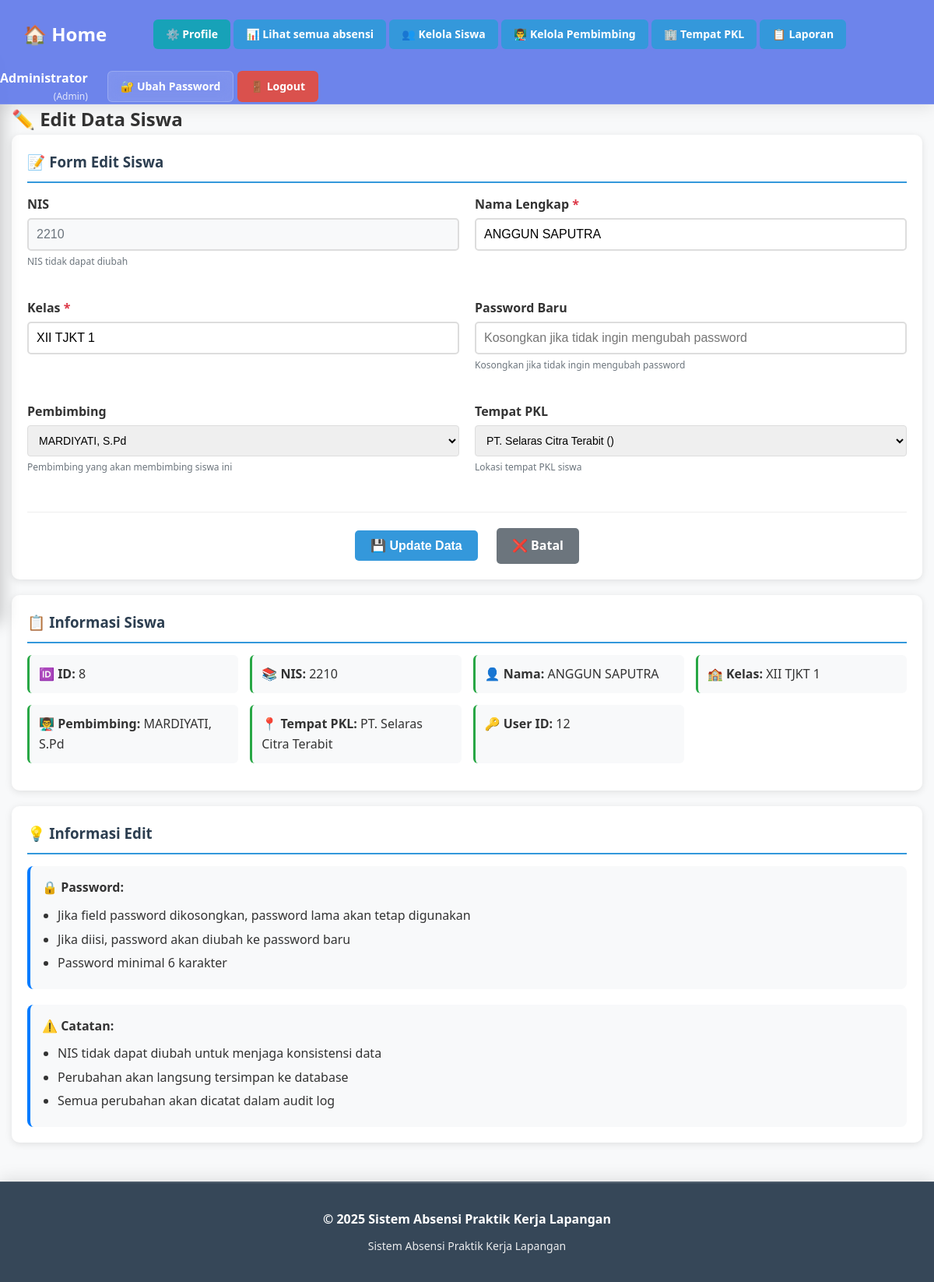
The page /public/index.php?r=admin/siswaEdit&id=8 (signed in) on the database its author committed.
### tables this page shows
CREATE TABLE `siswa` (
  `id` int(11) NOT NULL AUTO_INCREMENT,
  `user_id` int(11) DEFAULT NULL,
  `nis` varchar(50) NOT NULL,
  `nama` varchar(100) NOT NULL,
  `kelas` varchar(50) NOT NULL,
  `pembimbing_id` int(11) NOT NULL,
  `tempat_pkl_id` int(11) NOT NULL,
  PRIMARY KEY (`id`),
  KEY `user_id` (`user_id`),
  KEY `pembimbing_id` (`pembimbing_id`),
  KEY `tempat_pkl_id` (`tempat_pkl_id`)
);

CREATE TABLE `pembimbing` (
  `id` int(11) NOT NULL AUTO_INCREMENT,
  `nama` varchar(255) NOT NULL,
  `nip` varchar(18) NOT NULL,
  `user_id` int(11) DEFAULT NULL,
  `created_at` timestamp NOT NULL DEFAULT current_timestamp(),
  `updated_at` timestamp NOT NULL DEFAULT current_timestamp() ON UPDATE current_timestamp(),
  PRIMARY KEY (`id`),
  UNIQUE KEY `nip` (`nip`)
);

CREATE TABLE `tempat_pkl` (
  `id` int(11) NOT NULL AUTO_INCREMENT,
  `nama` varchar(150) NOT NULL,
  `pemilik` varchar(100) DEFAULT '',
  `alamat` text DEFAULT '',
  `lat` decimal(10,7) NOT NULL,
  `lng` decimal(10,7) NOT NULL,
  `radius_m` int(11) NOT NULL DEFAULT 150,
  PRIMARY KEY (`id`)
);

### app/Controllers/Controller.php (called while the page is built, shortened)
<?php
class Controller {
    protected function view(string $path, array $data=[]): void {
        extract($data);
        $viewFile = __DIR__ . '/../Views/' . $path . '.php';
        include __DIR__ . '/../Views/layouts/header.php';
        include $viewFile;
        include __DIR__ . '/../Views/layouts/footer.php';
    }
}

### app/Controllers/AdminController.php (called while the page is built, shortened)
<?php
class AdminController extends Controller {
    public function siswaEdit(): void {
        $db = new Database(require __DIR__.'/../../config/db.php');
        $siswa_id = (int)($_GET['id'] ?? 0);
        $siswa = new Siswa($db);
        $dataSiswa = $siswa->findById($siswa_id);
        $pembimbing = (new Pembimbing($db))->listAll();
        $tempatPKL = (new TempatPKL($db))->listAll();
        $this->view('admin/siswa_edit', [
            'siswa' => $dataSiswa,
            'pembimbing' => $pembimbing,
            'tempatPKL' => $tempatPKL
        ]);
    }
}

### public/index.php (called while the page is built, shortened)
<?php
require __DIR__.'/../app/autoload.php';
$appCfg = require __DIR__.'/../config/app.php';
$r = $_GET['r'] ?? 'auth/login';
[$c, $a] = array_pad(explode('/', $r, 2), 2, 'index');
$controller = null;
switch($c){
    case 'admin': $controller = new AdminController($appCfg); break;
}
$controller->$a();

### app/autoload.php (called while the page is built, shortened)
<?php
spl_autoload_register(function ($class) {
    $prefix = 'App\\';
    $base_dir = __DIR__ . '/';
    $len = strlen($prefix);
    $relative_class = substr($class, $len);
    $file = $base_dir . str_replace('\\', '/', $relative_class) . '.php';
});

### config/db.php (called while the page is built, shortened)
<?php
return [
    'host' => 'localhost',
    'name' => 'db_absensi_pkl',
    'user' => 'root',
    'pass' => '',
    'charset' => 'utf8mb4',
];

### app/Models/Database.php (called while the page is built, shortened)
<?php
class Database {
    private PDO $pdo;
    public function __construct(array $cfg) {
        $dsn = sprintf('mysql:host=%s;dbname=%s;charset=%s',$cfg['host'],$cfg['name'],$cfg['charset']??'utf8mb4');
        $opt = [
            PDO::ATTR_ERRMODE => PDO::ERRMODE_EXCEPTION,
            PDO::ATTR_DEFAULT_FETCH_MODE => PDO::FETCH_ASSOC,
            PDO::ATTR_EMULATE_PREPARES => false,
        ];
        try { $this->pdo = new PDO($dsn,$cfg['user'],$cfg['pass'],$opt); }
        catch (PDOException $e) { die('DB connection failed: '.$e->getMessage()); }
    }
    public function pdo(): PDO {
        return $this->pdo;
    }
}

### app/Models/BaseModel.php (called while the page is built, shortened)
<?php
abstract class BaseModel {
    public function __construct(Database $database) {
        $this->db = $database->pdo();
    }
}

### app/Models/Siswa.php (called while the page is built, shortened)
<?php
class Siswa extends BaseModel {
    public function findById(int $id): ?array {
        $st = $this->db->prepare("
            SELECT s.*, s.user_id, p.nama as pembimbing, t.nama as tempat_pkl
            FROM siswa s
            LEFT JOIN pembimbing p ON s.pembimbing_id = p.id
            LEFT JOIN tempat_pkl t ON s.tempat_pkl_id = t.id
            WHERE s.id = ?
            LIMIT 1
        ");
        $st->execute([$id]);
        $result = $st->fetch();
        return $result ?: null;
    }
}

### app/Models/Pembimbing.php (called while the page is built, shortened)
<?php
class Pembimbing extends BaseModel {
    public function listAll(): array {
        $st = $this->db->prepare("
            SELECT
                p.*,
                COALESCE(siswa_count.total_siswa, 0) as total_siswa,
                u.username,
                u.role as user_role,
                u.name as user_name
            FROM pembimbing p
            LEFT JOIN (
                SELECT pembimbing_id, COUNT(*) as total_siswa
                FROM siswa
                GROUP BY pembimbing_id
            ) siswa_count ON p.id = siswa_count.pembimbing_id
            LEFT JOIN users u ON p.user_id = u.id
            ORDER BY p.nama ASC
        ");
        $st->execute();
        return $st->fetchAll();
    }
}

### app/Models/TempatPKL.php (called while the page is built, shortened)
<?php
class TempatPKL extends BaseModel {
    public function listAll(): array {
        $st = $this->db->prepare("
            SELECT t.*, COUNT(s.id) as total_siswa
            FROM tempat_pkl t
            LEFT JOIN siswa s ON t.id = s.tempat_pkl_id
            GROUP BY t.id
            ORDER BY t.nama ASC
        ");
        $st->execute();
        return $st->fetchAll();
    }
}

### app/Views/admin/siswa_edit.php (the view, shortened to what this page needs)
<h2>✏️ Edit Data Siswa</h2>
<div class="card">
    <h3>📝 Form Edit Siswa</h3>
    <form method="post" action="?r=admin/siswaEdit&id=<?= $siswa['id'] ?>" class="form">
        <div class="form-row">
            <div class="form-group">
                <label for="nis">NIS</label>
                <input type="text" id="nis" class="form-control"
                       value="<?= htmlspecialchars($siswa['nis']) ?>"
                       readonly disabled>
                <small class="form-text">NIS tidak dapat diubah</small>
            </div>
            <div class="form-group">
                <label for="nama">Nama Lengkap <span class="required">*</span></label>
                <input type="text" id="nama" name="nama" class="form-control"
                       value="<?= htmlspecialchars($oldData['nama'] ?? $siswa['nama']) ?>"
                       placeholder="Masukkan nama lengkap siswa" required>
            </div>
        </div>
        <div class="form-row">
            <div class="form-group">
                <label for="kelas">Kelas <span class="required">*</span></label>
                <input type="text" id="kelas" name="kelas" class="form-control"
                       value="<?= htmlspecialchars($oldData['kelas'] ?? $siswa['kelas']) ?>"
                       placeholder="Contoh: XII RPL 1" required>
            </div>
            <div class="form-group">
                <label for="password">Password Baru</label>
                <input type="text" id="password" name="password" class="form-control"
                       value="<?= htmlspecialchars($oldData['password'] ?? '') ?>"
                       placeholder="Kosongkan jika tidak ingin mengubah password">
                <small class="form-text">Kosongkan jika tidak ingin mengubah password</small>
            </div>
        </div>
        <div class="form-row">
            <div class="form-group">
                <label for="pembimbing_id">Pembimbing</label>
                <select id="pembimbing_id" name="pembimbing_id" class="form-control">
                    <?php foreach($pembimbing as $p): ?>
                        <option value="<?= $p['id'] ?>"
                                <?= ($oldData['pembimbing_id'] ?? $siswa['pembimbing_id']) == $p['id'] ? 'selected' : '' ?>>
                            <?= htmlspecialchars($p['nama']) ?>
                        </option>
                    <?php endforeach; ?>
                </select>
                <small class="form-text">Pembimbing yang akan membimbing siswa ini</small>
            </div>
            <div class="form-group">
                <label for="tempat_pkl_id">Tempat PKL</label>
                <select id="tempat_pkl_id" name="tempat_pkl_id" class="form-control">
                    <?php foreach($tempatPKL as $t): ?>
                        <option value="<?= $t['id'] ?>"
                                <?= ($oldData['tempat_pkl_id'] ?? $siswa['tempat_pkl_id']) == $t['id'] ? 'selected' : '' ?>>
                            <?= htmlspecialchars($t['nama']) ?>
                            (<?= htmlspecialchars($t['alamat'] ?? '-') ?>)
                        </option>
                    <?php endforeach; ?>
                </select>
                <small class="form-text">Lokasi tempat PKL siswa</small>
            </div>
        </div>
        <div class="form-actions">
            <button type="submit" class="btn btn-primary">
                💾 Update Data
            </button>
            <a href="?r=admin/siswa" class="btn btn-secondary">
                ❌ Batal
            </a>
        </div>
    </form>
</div>
<div class="card">
    <h3>📋 Informasi Siswa</h3>
    <div class="info-grid">
        <div class="info-item">
            <strong>🆔 ID:</strong> <?= $siswa['id'] ?>
        </div>
        <div class="info-item">
            <strong>📚 NIS:</strong> <?= htmlspecialchars($siswa['nis']) ?>
        </div>
        <div class="info-item">
            <strong>👤 Nama:</strong> <?= htmlspecialchars($siswa['nama']) ?>
        </div>
        <div class="info-item">
            <strong>🏫 Kelas:</strong> <?= htmlspecialchars($siswa['kelas']) ?>
        </div>
        <div class="info-item">
            <strong>👨‍🏫 Pembimbing:</strong>
            <?= htmlspecialchars($siswa['pembimbing'] ?? 'Belum ditentukan') ?>
        </div>
        <div class="info-item">
            <strong>📍 Tempat PKL:</strong>
            <?= htmlspecialchars($siswa['tempat_pkl'] ?? 'Belum ditentukan') ?>
        </div>
        <div class="info-item">
            <strong>🔑 User ID:</strong> <?= $siswa['user_id'] ?? 'Tidak ada' ?>
        </div>
    </div>
</div>
<div class="card">
    <h3>💡 Informasi Edit</h3>
    <div class="info-list">
        <div class="info-item">
            <strong>🔒 Password:</strong>
            <ul>
                <li>Jika field password dikosongkan, password lama akan tetap digunakan</li>
                <li>Jika diisi, password akan diubah ke password baru</li>
                <li>Password minimal 6 karakter</li>
            </ul>
        </div>
        <div class="info-item">
            <strong>⚠️ Catatan:</strong>
            <ul>
                <li>NIS tidak dapat diubah untuk menjaga konsistensi data</li>
                <li>Perubahan akan langsung tersimpan ke database</li>
                <li>Semua perubahan akan dicatat dalam audit log</li>
            </ul>
        </div>
    </div>
</div>

### public/assets/css/style.css (style rules this page uses)
* { margin: 0; padding: 0; box-sizing: border-box; }
body { font-family: 'Segoe UI', Tahoma, Geneva, Verdana, sans-serif; line-height: 1.6; color: #333; background-color: #f8f9fa; }
.card { background: white; border-radius: 10px; padding: 20px; box-shadow: 0 2px 10px rgba(0,0,0,0.1); margin-bottom: 20px; }
.card h2, .card h3, .card h4 { color: #2c3e50; margin-bottom: 15px; border-bottom: 2px solid #3498db; padding-bottom: 10px; }
.form-group { margin-bottom: 15px; }
.form-group label { display: block; margin-bottom: 5px; font-weight: 600; color: #2c3e50; }
input[type="text"], input[type="password"], input[type="email"], select, textarea { width: 100%; padding: 10px; border: 2px solid #ddd; border-radius: 5px; font-size: 16px; transition: border-color 0.3s ease; }
.btn { display: inline-block; padding: 10px 20px; border: none; border-radius: 5px; font-size: 16px; font-weight: 600; text-decoration: none; cursor: pointer; transition: all 0.3s ease; text-align: center; }
.btn-primary { background-color: #3498db; color: white; }
.btn-secondary { background-color: #6c757d; color: white; }
.info-grid { display: grid; gap: 10px; margin: 15px 0; }
.info-item { padding: 8px; background: white; border-radius: 4px; border-left: 3px solid #3498db; }

### app/Views/admin/siswa_edit.php (style rules this page uses)
.form-row { display: grid; grid-template-columns: repeat(auto-fit, minmax(300px, 1fr)); gap: 20px; margin-bottom: 20px; }
.form-group { margin-bottom: 15px; }
.form-group label { display: block; margin-bottom: 5px; font-weight: bold; color: #333; }
.form-control { width: 100%; padding: 10px; border: 1px solid #ddd; border-radius: 4px; font-size: 14px; }
.form-control[readonly] { background-color: #f8f9fa; color: #6c757d; }
.required { color: #dc3545; }
.form-text { font-size: 12px; color: #6c757d; margin-top: 5px; }
.form-actions { margin-top: 30px; padding-top: 20px; border-top: 1px solid #eee; text-align: center; }
.form-actions .btn { margin: 0 10px; }
.info-grid { display: grid; grid-template-columns: repeat(auto-fit, minmax(250px, 1fr)); gap: 15px; }
.info-item { background: #f8f9fa; padding: 12px; border-radius: 6px; border-left: 3px solid #28a745; }
.info-list { display: grid; gap: 20px; }
.info-list .info-item { background: #f8f9fa; padding: 15px; border-radius: 8px; border-left: 4px solid #007bff; }
.info-list ul { margin: 10px 0 0 20px; padding: 0; }
.info-list li { margin-bottom: 5px; }

### rows shown on the page
siswa: nis "2210", nama "ANGGUN SAPUTRA", kelas "XII TJKT 1", pembimbing_id "MARDIYATI, S.Pd", tempat_pkl_id "PT. Selaras Citra Terabit ()", id "8", pembimbing.nama "MARDIYATI, S.Pd", tempat_pkl.nama "PT. Selaras Citra Terabit", user "12"

### other values the page prints
$_SESSION['user']['name'] "Administrator"
$_SESSION['user']['role'] "Admin"
$schoolName "Sistem Absensi Praktik Kerja Lapangan"
